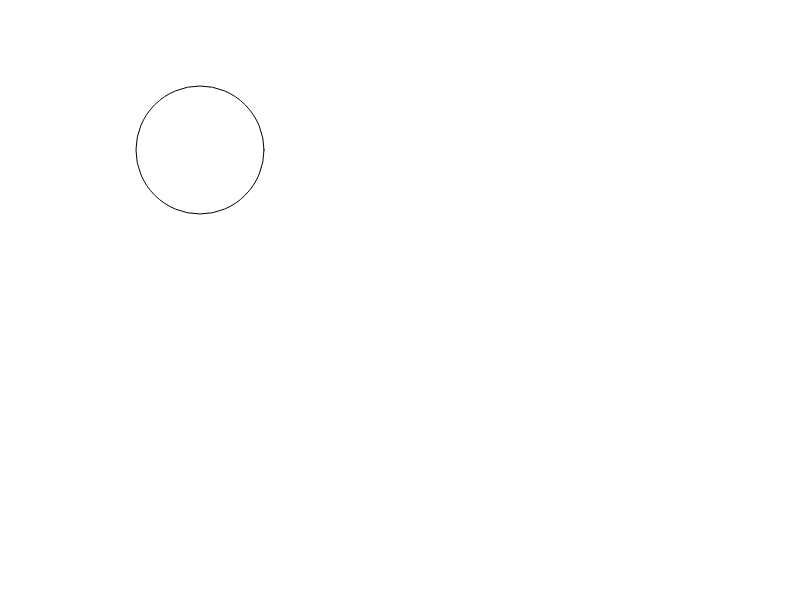
Frame 1 (no input)
Frame 60 (no input): identical to frame 1, image omitted
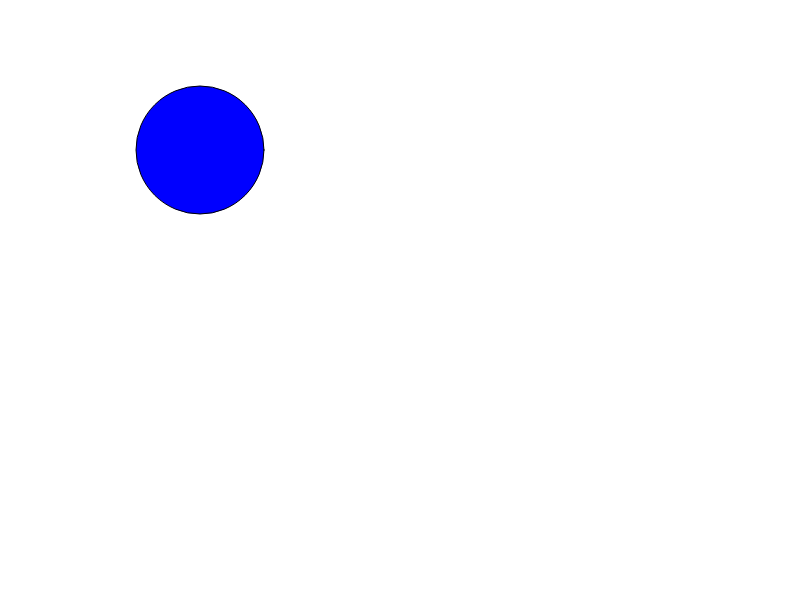
Frame 120 (the mouse pressed at the canvas centre since frame 60)

The p5.js sketch that drew these frames (run headless with seeded random() and noise() and a simulated clock; from frame 60 on, the mouse is pressed at the canvas centre):

// p5.js sketch
// ── sketch.js
// 1:13

function setup() {
  createCanvas(displayWidth,displayHeight);
  circlecolor = color(255);
}

function draw() {
  clear();
  if (mouseIsPressed) {
    fill(0,0,255);
  } else {
    noFill();
  }
  ellipse(width/4,height/4,128,128);
}
